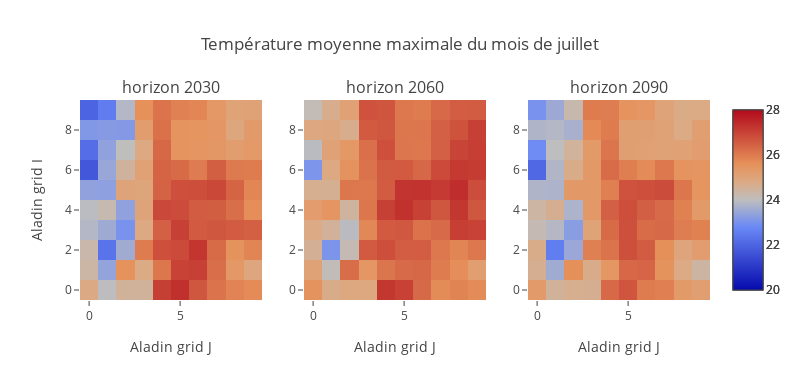

Notebook source saved alongside this figure:
### Markdown cell above
#### Comparaison de 3 horizons pour le mois de juillet en région lyonnaise
Ce bloc utilise les données mises en forme dans le bloc précédent pour afficher une comparaison entre  3 horizons. (Décommenter la dernière ligne du bloc pour afficher la figure)

### Code cell
trace0 = go.Heatmap(z=lyon_tmax26[0,6,:,:].tolist(), zauto=False, zmin=20,zmax=28)
trace1 = go.Heatmap(z=lyon_tmax26[49,6,:,:].tolist(), zauto=False, zmin=20,zmax=28)
trace2 = go.Heatmap(z=lyon_tmax26[89,6,:,:].tolist(), zauto=False, zmin=20,zmax=28)

fig = tools.make_subplots(rows=1, cols=3, subplot_titles=('horizon 2030','horizon 2060','horizon 2090'))

fig.append_trace(trace0, 1, 1)
fig.append_trace(trace1, 1, 2)
fig.append_trace(trace2, 1, 3)

fig['layout']['xaxis1'].update(title='Aladin grid J')
fig['layout']['xaxis2'].update(title='Aladin grid J')
fig['layout']['xaxis3'].update(title='Aladin grid J')
fig['layout']['yaxis1'].update(title='Aladin grid I')
fig['layout'].update(title='Température moyenne maximale du mois de juillet', 
                     autosize=False, width=800, height=380)  

py.iplot(fig, filename='basic-heatmap')

### Figure 1 — Plotly figure (JSON) as saved in the notebook; plotly's stock layout.template omitted (floating-point values rounded to 4 significant figures)
{"data": [{"type": "heatmap", "uid": "a01d269f-c595-47d5-a9cc-3b0194ff7c57", "xaxis": "x", "yaxis": "y", "z": [[24.78, 23.99, 24.49, 24.48, 27.07, 27.33, 26.65, 26.12, 25.84, 25.71], [24.34, 23.38, 25.56, 24.78, 26.08, 26.99, 27.04, 26.2, 25.39, 24.91], [24.28, 22.34, 23.58, 25.97, 26.78, 26.87, 27.21, 26.28, 25.55, 25.81], [23.85, 23.56, 23.01, 24.84, 26.47, 27.04, 26.58, 26.66, 26.54, 26.48], [23.95, 24.2, 23.35, 25.01, 26.9, 26.83, 26.55, 26.51, 26.21, 25.65], [23.35, 23.31, 25.01, 24.99, 26.43, 26.77, 26.8, 26.91, 26.4, 25.8], [21.71, 23.46, 24.46, 25.1, 26.4, 26.28, 25.99, 26.48, 26.01, 25.98], [22.21, 23.34, 24.01, 24.84, 26.34, 25.49, 25.47, 25.4, 25.21, 25.34], [23.13, 23.19, 23.17, 25.23, 26.17, 25.5, 25.48, 25.4, 24.93, 25.3], [21.98, 22.51, 23.84, 25.6, 26.11, 25.88, 25.79, 25.37, 25.02, 25.04]], "zauto": false, "zmax": 28, "zmin": 20}, {"type": "heatmap", "uid": "a4603004-fc17-4280-b11c-6025c3729a2b", "xaxis": "x2", "yaxis": "y2", "z": [[25.53, 24.73, 24.89, 24.89, 27.2, 27.02, 26.32, 25.68, 25.82, 25.7], [25.04, 24.08, 26.24, 25.41, 26.1, 26.3, 26.35, 25.97, 25.65, 25.19], [24.56, 23.06, 24.16, 26.57, 26.78, 26.53, 26.53, 26.05, 25.81, 26.06], [24.79, 24.51, 23.93, 25.77, 26.58, 26.61, 26.15, 26.29, 27.07, 27.01], [25.25, 25.47, 24.42, 26.09, 27.03, 27.31, 27.02, 26.64, 27.19, 26.64], [24.64, 24.6, 26.09, 26.07, 26.54, 27.25, 27.27, 27.14, 27.39, 26.8], [23.08, 24.82, 25.52, 26.15, 26.57, 26.58, 26.33, 26.86, 27.15, 27.11], [23.93, 25.05, 25.39, 26.2, 26.78, 26.08, 26.06, 26.46, 26.97, 27.07], [24.86, 24.91, 24.68, 26.58, 26.63, 26.09, 26.08, 26.47, 26.71, 27.05], [24.12, 24.67, 25.08, 26.71, 26.66, 26.05, 25.97, 26.31, 26.53, 26.55]], "zauto": false, "zmax": 28, "zmin": 20}, {"type": "heatmap", "uid": "998caf0e-0574-422c-8079-7fdcae26dfc8", "xaxis": "x3", "yaxis": "y3", "z": [[25.3, 24.49, 24.63, 24.62, 26.31, 26.66, 25.97, 25.91, 25.31, 25.18], [24.62, 23.57, 25.63, 24.7, 25.42, 26.33, 26.38, 25.54, 24.81, 24.38], [24.73, 22.56, 23.48, 25.91, 26.12, 26.75, 26.55, 25.62, 24.96, 25.21], [24.15, 23.87, 23.25, 25.03, 26.28, 26.76, 26.26, 26.32, 25.95, 25.89], [24.37, 24.62, 23.75, 25.36, 26.47, 26.79, 26.51, 26.27, 25.89, 25.32], [23.78, 23.74, 25.36, 25.34, 25.91, 26.73, 26.75, 26.83, 26.08, 25.48], [22.08, 23.81, 24.73, 25.36, 26.26, 25.94, 25.7, 26.06, 25.5, 25.46], [22.87, 24.0, 24.5, 25.32, 26.09, 25.15, 25.13, 25.05, 25.08, 25.2], [23.78, 23.84, 23.69, 25.72, 25.97, 25.16, 25.15, 25.06, 24.79, 25.17], [22.99, 23.53, 24.23, 25.97, 25.95, 25.5, 25.41, 25.02, 24.76, 24.78]], "zauto": false, "zmax": 28, "zmin": 20}], "layout": {"annotations": [{"font": {"size": 16}, "showarrow": false, "text": "horizon 2030", "x": 0.1444, "xanchor": "center", "xref": "paper", "y": 1, "yanchor": "bottom", "yref": "paper"}, {"font": {"size": 16}, "showarrow": false, "text": "horizon 2060", "x": 0.5, "xanchor": "center", "xref": "paper", "y": 1, "yanchor": "bottom", "yref": "paper"}, {"font": {"size": 16}, "showarrow": false, "text": "horizon 2090", "x": 0.8556, "xanchor": "center", "xref": "paper", "y": 1, "yanchor": "bottom", "yref": "paper"}], "autosize": false, "height": 380, "title": {"text": "Température moyenne maximale du mois de juillet"}, "width": 800, "xaxis": {"anchor": "y", "autorange": true, "domain": [0, 0.2889], "range": [-0.5, 9.5], "title": {"text": "Aladin grid J"}}, "xaxis2": {"anchor": "y2", "autorange": true, "domain": [0.3556, 0.6444], "range": [-0.5, 9.5], "title": {"text": "Aladin grid J"}}, "xaxis3": {"anchor": "y3", "autorange": true, "domain": [0.7111, 1], "range": [-0.5, 9.5], "title": {"text": "Aladin grid J"}}, "yaxis": {"anchor": "x", "autorange": true, "domain": [0, 1], "range": [-0.5, 9.5], "title": {"text": "Aladin grid I"}}, "yaxis2": {"anchor": "x2", "autorange": true, "domain": [0, 1], "range": [-0.5, 9.5]}, "yaxis3": {"anchor": "x3", "autorange": true, "domain": [0, 1], "range": [-0.5, 9.5]}}}
